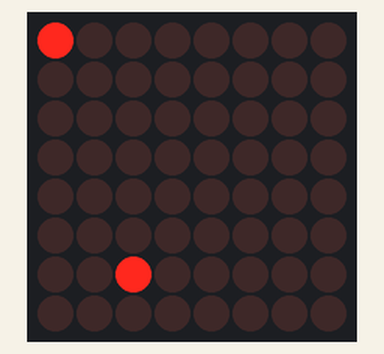
Bench run of a sketch on a simulated Arduino Uno, built with avr-gcc and run on an emulated ATmega328P. On the bench: 8×8 LED matrix. Random numbers use the default seed unless the sketch sets one.

Above: at 0.1 s.
At 3.1 s:
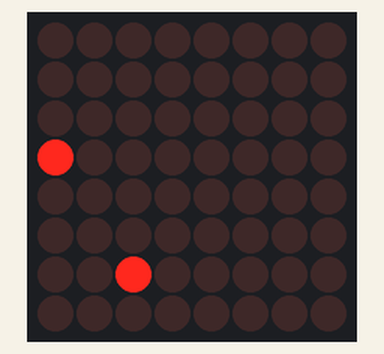
At 7.1 s:
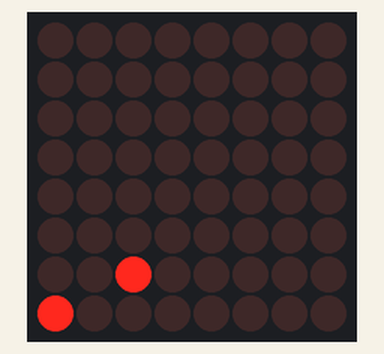
At 13.6 s:
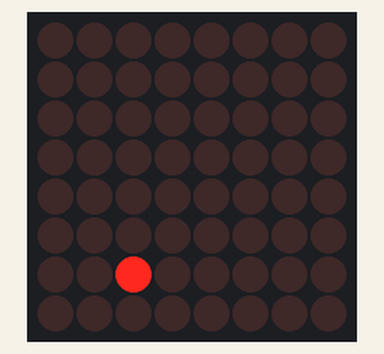
At 24.8 s:
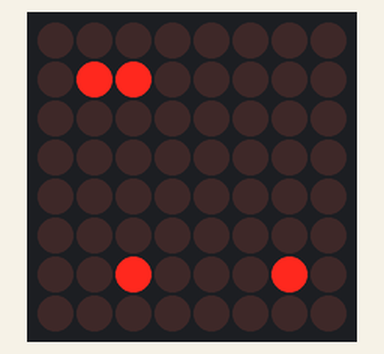
At 36.3 s:
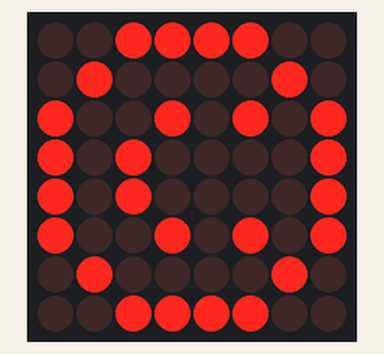

The sketch:

extraclase_5.ino
```cpp
#include "LedControlMS.h"
#include<stdio.h>
#define N 8


bool solveMazeUtil(int maze[N][N], int x, int y, int sol[N][N]);
int obs =2;
int prueba[N][N] =
      { {1, 1, 1, 1, 1, 1, 1, 1},
        {1, 1, 1, 1, 1, 1, 1, 1},
        {1, 1, 1, 1, 1, 1, 1, 1},
        {1, 1, 1, 1, 1, 1, 1, 1},
        {1, 1, 1, 1, 1, 1, 1, 1},
        {1, 1, 1, 1, 1, 1, 1, 1},
        {1, 1, 1, 1, 1, 1, 1, 1},
        {1, 1, 1, 1, 1, 1, 1, 1}

    };


LedControl lc=LedControl(12,11,10,1); // Los numeros se refieren a que pin de ARDUINO tienes en cada uno de los terminales
/* 12 para el DIN, 11 para el CLK, 10 para el CS y el 1 se refiere a la asignacion de la matriz*/

byte Cara[] =
{B00111100,
B01000010,
B10100101,
B10000001,
B10100101,
B10011001,
B01000010,
B00111100};

byte Cara2[] =
{B00111100,
 B01000010,
 B10100101,
 B10000001,
 B10011001,
 B10100101,
 B01000010,
 B00111100};


void setup()
{
  // El numero que colocamos como argumento de la funcion se refiere a la direccion del decodificador
  lc.shutdown(0,false);
  lc.setIntensity(0,1);// La valores estan entre 1 y 15
  lc.clearDisplay(0);


}
void loop()
{
 // Representar(Mensaje_datos,5000);


    solveMaze(genMatriz(obs, prueba));


  //trans();
  delay(500);
  lc.clearDisplay(0);
}


int genMatriz(int obs, int matriz[N][N])
{

  for (int i=0; i<obs;i++)
  {
    int ran1=random(N-1);
    int ran2= random(N-1);

    for (int j=0; j<N;j++)
    {
      for (int k=0; k<N;k++)
      {
       if(j==0 && k==0 || j==N-1 && k==N-1)
       {
         matriz[j][k]=1;
       }
       if(j==ran1 && k==ran2)
       {
        if(matriz[j][k]==1)
        { matriz[k][j]=0;}
        else{matriz[j][k]=0;}
       }
       else
       {
        if( matriz[j][k]!=0)
        {
          matriz[j][k]=1;
        }
       }
      }

    }
  }
  return matriz;
}

/* A utility function to check if x,y is valid index for N*N maze */
bool isSafe(int maze[N][N], int x, int y)
{
    // if (x,y outside maze) return false
    if(x >= 0 && x < N && y >= 0 && y < N && maze[x][y] == 1){
        return true;}

    else {

      return false;}
}


void printmatriz(int sol[N][N])
{
  for (int i = 0; i < N; i++)
    {
        for (int j = 0; j < N; j++)
        if (sol[i][j]==0)
         lc.setLed(0,i,j,true);
    }
}

bool solveMaze(int maze[N][N])
{

    printmatriz(maze);


    int sol[N][N] = { {0, 0, 0, 0, 0, 0, 0, 0},
        {0, 0, 0, 0, 0, 0, 0, 0},
        {0, 0, 0, 0, 0, 0, 0, 0},
        {0, 0, 0, 0, 0, 0, 0, 0},
        {0, 0, 0, 0, 0, 0, 0, 0},
        {0, 0, 0, 0, 0, 0, 0, 0},
        {0, 0, 0, 0, 0, 0, 0, 0},
        {0, 0, 0, 0, 0, 0, 0, 0}
    };

    if(solveMazeUtil(maze, 0, 0, sol, 3) == false)
    {
        Representar(Cara2,5000);
        trans();
        return false;
    }

    Representar(Cara,5000);
    trans();
    obs=obs+2;
    solveMaze(genMatriz(obs,prueba));
    return true;
}

/* A recursive utility function to solve Maze problem */
bool solveMazeUtil(int maze[N][N], int x, int y, int sol[N][N], int dir)
{
    // if (x,y is goal) return true
    if(x == N-1 && y == N-1)
    {
        sol[x][y] = 1;
        lc.setLed(0,x,y,true);

        return true;
    }

    // Check if maze[x][y] is valid
    if(isSafe(maze, x, y) == true)
    {
        // mark x,y as part of solution path
        sol[x][y] = 1;
        lc.setLed(0,x,y,true);
        delay(500);
        lc.setLed(0,x,y,false);
        delay(500);

        /* Move forward in x direction */
        if (dir!=2 && solveMazeUtil(maze, x+1, y, sol, 3) == true)

            return true;

        /* If moving in x direction doesn't give solution then
           Move down in y direction  */
        if (dir!=4 && solveMazeUtil(maze, x, y+1, sol, 5) == true)

            return true;

        if (dir!=3 && solveMazeUtil(maze, x-1, y, sol, 2) == true)

            return true;

        if (dir!=5 && solveMazeUtil(maze, x, y-1, sol, 4) == true)

            return true;

        /* If none of the above movements work then BACKTRACK:
            unmark x,y as part of solution path */
        sol[x][y] = 0;


        return false;
    }

    return false;
}


// Funcion para representar una transicion animada

void trans(){ //Funcion de transicion para llenar y vaciar la pantalla de puntos
  for (int row=0; row<8; row++)
  {
    for (int col=0; col<8; col++)
    {
      lc.setLed(0,col,row,true); //
      delay(25);
    }
  }

  for (int row=0; row<8; row++)
  {
    for (int col=0; col<8; col++)
    {
      lc.setLed(0,col,row,false); //
      delay(25);
    }
  }
}

// Definimos una funcion para representar las figuras

void Representar(byte *Datos,int retardo) //Funcion para la representacion de bytes de datos para una matriz de 8x8
{
  for (int i = 0; i < 8; i++)
  {
    lc.setColumn(0,i,Datos[7-i]);
  }
  delay(retardo);
}
```

Measured:
- what the display in image 1 shows lasts 0.5 s, from 3.0 s to 3.5 s
